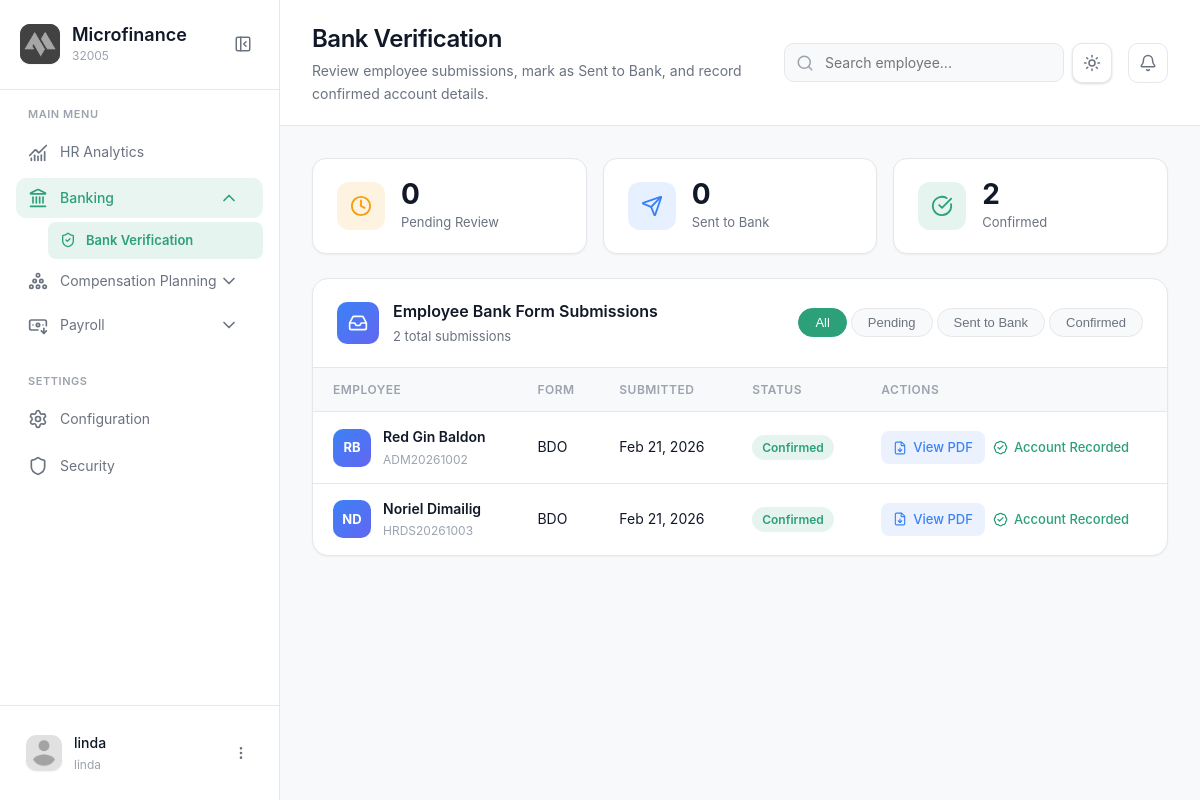
Screenshot of /modules/manager/Bankverification.php (signed in) with the database file from the repository.
### tables this page shows
CREATE TABLE `bank_applications` (
  `AppID` int(11) NOT NULL,
  `EmployeeID` int(11) NOT NULL,
  `FormID` int(11) DEFAULT NULL,
  `UploadedPDF` varchar(500) NOT NULL,
  `Status` enum('Pending','Sent to Bank','Confirmed') NOT NULL DEFAULT 'Pending',
  `Notes` text DEFAULT NULL,
  `CreatedAt` timestamp NOT NULL DEFAULT current_timestamp(),
  `UpdatedAt` timestamp NOT NULL DEFAULT current_timestamp() ON UPDATE current_timestamp()
);

CREATE TABLE `employee` (
  `EmployeeID` int(11) NOT NULL,
  `EmployeeCode` varchar(20) DEFAULT NULL,
  `FirstName` varchar(100) NOT NULL,
  `MiddleName` varchar(100) DEFAULT NULL,
  `LastName` varchar(100) NOT NULL,
  `DateOfBirth` date NOT NULL,
  `Gender` varchar(20) DEFAULT NULL,
  `PersonalEmail` varchar(150) DEFAULT NULL,
  `PhoneNumber` varchar(20) DEFAULT NULL,
  `PermanentAddress` text DEFAULT NULL
);

CREATE TABLE `bank_forms_master` (
  `FormID` int(11) NOT NULL,
  `FormName` varchar(255) NOT NULL,
  `FilePath` varchar(500) NOT NULL,
  `IsActive` tinyint(1) NOT NULL DEFAULT 1,
  `UploadedBy` varchar(100) DEFAULT NULL,
  `CreatedAt` timestamp NOT NULL DEFAULT current_timestamp()
);

### modules/manager/Bankverification.php (the view, shortened to what this page needs)
<?php
require_once '../../config/config.php';
$pendingCnt = intval($conn->query("SELECT COUNT(*) FROM bank_applications WHERE Status='Pending'")->fetch_row()[0] ?? 0);
$sentCnt    = intval($conn->query("SELECT COUNT(*) FROM bank_applications WHERE Status='Sent to Bank'")->fetch_row()[0] ?? 0);
$doneCnt    = intval($conn->query("SELECT COUNT(*) FROM bank_applications WHERE Status='Confirmed'")->fetch_row()[0] ?? 0);
$subsRes = $conn->query("
  SELECT ba.AppID, ba.EmployeeID, ba.UploadedPDF, ba.Status, ba.CreatedAt,
         e.FirstName, e.LastName, e.EmployeeCode,
         bfm.FormName
  FROM bank_applications ba
  LEFT JOIN employee e ON ba.EmployeeID = e.EmployeeID
  LEFT JOIN bank_forms_master bfm ON ba.FormID = bfm.FormID
  ORDER BY FIELD(ba.Status,'Pending','Sent to Bank','Confirmed'), ba.CreatedAt DESC
");
$submissions = [];
if ($subsRes) while ($r = $subsRes->fetch_assoc()) $submissions[] = $r;
?>
<!DOCTYPE html>
<html lang="en">
<head>
  <link rel="stylesheet" href="../../css/bankverification.css?v=1.3">
  <link rel="stylesheet" href="../../css/sidebar-fix.css?v=1.0">
</head>
<body>
  <aside class="sidebar" id="sidebar">
    <div class="sidebar-header">
      <div class="logo-container">
        <div class="logo-wrapper">
          <img src="../../img/logo.png" alt="Logo" class="logo">
        </div>
        <div class="logo-text">
          <h2 class="app-name">Microfinance</h2>
          <span class="app-tagline">32005</span>
        </div>
      </div>
      <button class="sidebar-toggle" id="sidebarToggle">
        <i data-lucide="panel-left-close"></i>
      </button>
    </div>
    <nav class="sidebar-nav">
      <div class="nav-section">
        <span class="nav-section-title">MAIN MENU</span>
        <a href="dashboard.php" class="nav-item">
          <i data-lucide="chart-no-axes-combined"></i>
          <span>HR Analytics</span>
        </a>
        <div class="nav-item-group active">
          <button class="nav-item has-submenu active" data-module="banking">
            <div class="nav-item-content">
              <i data-lucide="landmark"></i>
              <span>Banking</span>
            </div>
            <i data-lucide="chevron-down" class="submenu-icon"></i>
          </button>
          <div class="submenu active" id="submenu-banking">
            <a href="Bankverification.php" class="submenu-item active">
              <i data-lucide="shield-check"></i>
              <span>Bank Verification</span>
            </a>
          </div>
        </div>
        <div class="nav-item-group">
          <button class="nav-item has-submenu" data-module="planning">
            <div class="nav-item-content">
              <i data-lucide="circle-pile"></i>
              <span>Compensation Planning</span>
            </div>
            <i data-lucide="chevron-down" class="submenu-icon"></i>
          </button>
        </div>
        <div class="nav-item-group">
          <button class="nav-item has-submenu" data-module="payroll">
            <div class="nav-item-content">
              <i data-lucide="banknote-arrow-down"></i>
              <span>Payroll</span>
            </div>
            <i data-lucide="chevron-down" class="submenu-icon"></i>
          </button>
        </div>
      </div>
      <div class="nav-section">
        <span class="nav-section-title">SETTINGS</span>
        <a href="#" class="nav-item"><i data-lucide="settings"></i><span>Configuration</span></a>
        <a href="#" class="nav-item"><i data-lucide="shield"></i><span>Security</span></a>
      </div>
    </nav>
    <div class="sidebar-footer">
      <div class="user-profile">
        <div class="user-avatar">
          <img src="../../img/profile.png" alt="User">
        </div>
        <div class="user-info">
          <span class="user-name"><?php echo htmlspecialchars($_SESSION['username'] ?? 'Manager'); ?></span>
          <span class="user-role"><?php echo htmlspecialchars($_SESSION['user_role'] ?? 'HR Manager'); ?></span>
        </div>
        <button class="user-menu-btn" id="userMenuBtn"><i data-lucide="more-vertical"></i></button>
      </div>
    </div>
  </aside>
  <main class="main-content">
    <header class="page-header">
      <div class="header-left">
        <div class="header-title">
          <h1>Bank Verification</h1>
          <p>Review employee submissions, mark as Sent to Bank, and record confirmed account details.</p>
        </div>
      </div>
      <div class="header-right">
        <div class="search-box">
          <input type="search" id="tableSearch" placeholder="Search employee...">
        </div>
        <button class="theme-toggle" id="themeToggle" aria-label="Toggle theme">
          <i data-lucide="sun" class="sun-icon"></i>
        </button>
        <button class="icon-btn"><i data-lucide="bell"></i></button>
      </div>
    </header>
    <div class="content-wrapper">
      <div class="bv-stats">
        <div class="bv-stat-card">
          <div class="bv-stat-icon amber"><i data-lucide="clock"></i></div>
          <div class="bv-stat-info">
            <span class="bv-stat-value"><?php echo $pendingCnt; ?></span>
            <span class="bv-stat-label">Pending Review</span>
          </div>
        </div>
        <div class="bv-stat-card">
          <div class="bv-stat-icon blue"><i data-lucide="send"></i></div>
          <div class="bv-stat-info">
            <span class="bv-stat-value"><?php echo $sentCnt; ?></span>
            <span class="bv-stat-label">Sent to Bank</span>
          </div>
        </div>
        <div class="bv-stat-card">
          <div class="bv-stat-icon green"><i data-lucide="check-circle"></i></div>
          <div class="bv-stat-info">
            <span class="bv-stat-value"><?php echo $doneCnt; ?></span>
            <span class="bv-stat-label">Confirmed</span>
          </div>
        </div>
      </div>
      <div class="bv-panel">
        <div class="bv-panel-header">
          <div class="bv-panel-left">
            <div class="bv-panel-icon"><i data-lucide="inbox"></i></div>
            <div>
              <h2 class="bv-panel-title">Employee Bank Form Submissions</h2>
              <div class="bv-panel-sub"><?php echo count($submissions); ?> total submission<?php echo count($submissions) !== 1 ? 's' : ''; ?></div>
            </div>
          </div>
          <div class="bv-filter-tabs">
            <button class="bv-tab active" data-filter="all">All</button>
            <button class="bv-tab" data-filter="Pending">Pending</button>
            <button class="bv-tab" data-filter="Sent to Bank">Sent to Bank</button>
            <button class="bv-tab" data-filter="Confirmed">Confirmed</button>
          </div>
        </div>
        <?php if (empty($submissions)): ?>
        <div class="bv-empty">
          <div class="bv-empty-icon"><i data-lucide="inbox"></i></div>
          <h3>No submissions yet</h3>
          <p>Employee-submitted bank forms will appear here once they upload them from the ESS portal.</p>
        </div>
        <?php else: ?>
        <div class="table-responsive">
          <table class="bv-table" id="submissionsTable">
            <thead>
              <tr>
                <th>Employee</th>
                <th>Form</th>
                <th>Submitted</th>
                <th>Status</th>
                <th>Actions</th>
              </tr>
            </thead>
            <tbody>
              <?php foreach ($submissions as $sub):
                $name = trim(($sub['FirstName'] ?? '') . ' ' . ($sub['LastName'] ?? '')) ?: ('Employee #' . $sub['EmployeeID']);
                $code = $sub['EmployeeCode'] ?? '';
                $pdfUrl = '../../' . $sub['UploadedPDF'];
                $statusClass = match($sub['Status']) {
                  'Confirmed'    => 'bv-badge-confirmed',
                  'Sent to Bank' => 'bv-badge-sent',
                  default        => 'bv-badge-pending',
                };
                $ini = strtoupper(substr(trim($sub['FirstName'] ?? $name), 0, 1) . substr(trim($sub['LastName'] ?? ''), 0, 1));
              ?>
              <tr data-status="<?php echo htmlspecialchars($sub['Status']); ?>"
                  data-search="<?php echo strtolower(htmlspecialchars($name . ' ' . $code)); ?>">
                <td>
                  <div class="bv-emp-cell">
                    <div class="bv-emp-avatar"><?php echo $ini ?: strtoupper(substr($name,0,2)); ?></div>
                    <div>
                      <div class="bv-emp-name"><?php echo htmlspecialchars($name); ?></div>
                      <?php if ($code): ?><div class="bv-emp-code"><?php echo htmlspecialchars($code); ?></div><?php endif; ?>
                    </div>
                  </div>
                </td>
                <td><?php echo htmlspecialchars($sub['FormName'] ?? 'BDO Bank Form'); ?></td>
                <td><?php echo date('M d, Y', strtotime($sub['CreatedAt'])); ?></td>
                <td><span class="bv-badge <?php echo $statusClass; ?>"><?php echo htmlspecialchars($sub['Status']); ?></span></td>
                <td>
                  <div class="bv-actions">
                    <a href="<?php echo htmlspecialchars($pdfUrl); ?>" target="_blank" class="bv-btn-view">
                      <i data-lucide="file-down"></i> View PDF
                    </a>
                    <?php if ($sub['Status'] === 'Confirmed'): ?>
                    <span class="bv-done-label"><i data-lucide="badge-check"></i> Account Recorded</span>
                    <?php endif; ?>
                  </div>
                </td>
              </tr>
              <?php endforeach; ?>
            </tbody>
          </table>
        </div>
        <?php endif; ?>
      </div>
    </div>
  </main>
</body>
</html>

### css/sidebar-fix.css (style rules this page uses)
.submenu-item.active { background: rgba(44, 160, 120, 0.12); color: var(--brand-green); font-weight: 600; }
.submenu-item.active svg { color: var(--brand-green); }
.nav-item-group.active .submenu, .nav-item.has-submenu.active + .submenu { max-height: 500px !important; }
.nav-item-group.active .submenu-icon, .nav-item.has-submenu.active .submenu-icon { transform: rotate(180deg); }
.sidebar-footer .user-profile { position:relative }

### rows the page displays
bank_applications: EmployeeID.LastName "RB", EmployeeID.LastName "Red Gin Baldon", EmployeeID.EmployeeCode "ADM20261002", FormID.FormName "BDO", CreatedAt "Feb 21, 2026", Status "Confirmed", shows "Account Recorded"
bank_applications: EmployeeID.LastName "ND", EmployeeID.LastName "Noriel Dimailig", EmployeeID.EmployeeCode "HRDS20261003", FormID.FormName "BDO", CreatedAt "Feb 21, 2026", Status "Confirmed", shows "Account Recorded"

### other values shown
$_SESSION['username'] "linda"
$_SESSION['user_role'] "linda"
$pendingCnt "0"
$sentCnt "0"
$doneCnt "2"
count($submissions) "2"
